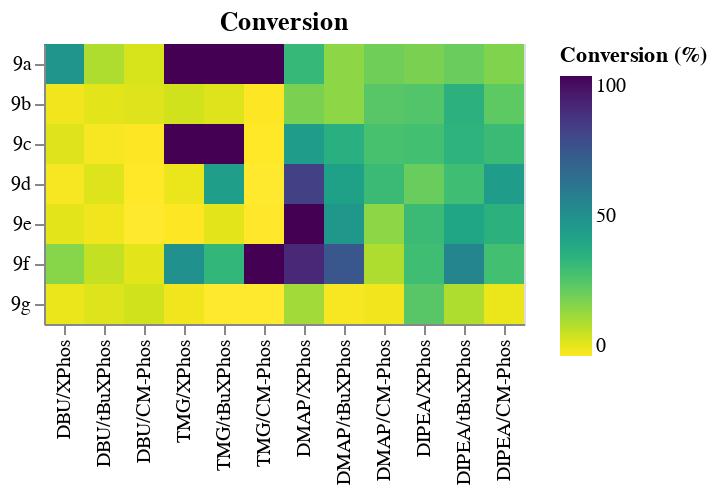

This figure's notebook cell:
### Code cell
heatmap = alt.Chart(results_rounded, title = 'Conversion').mark_rect().encode(
            x=alt.X('B/L', sort=row_order, axis=alt.Axis(title=None)),
            y=alt.Y('protected_cyanohydrin', axis=alt.Axis(title=None)),
            color=alt.Color('conversion', title="Conversion (%)", scale=alt.Scale(domain=['0','100'], scheme='viridis', reverse=True))
            )
text = alt.Chart(results_rounded, title = 'Conversion').mark_text().encode(
            x=alt.X('B/L', sort=row_order),
            y=alt.Y('protected_cyanohydrin'),
            text='conversion'
            )

display(heatmap)

### Figure 1 — Vega-Lite specification as saved in the notebook (floating-point values rounded to 4 significant figures)
{"config": {"view": {"continuousWidth": 400, "continuousHeight": 300}}, "data": {"name": "data-e7378bb00550fa3028354aca50b49605"}, "mark": "rect", "encoding": {"color": {"field": "conversion", "scale": {"domain": ["0", "100"], "reverse": true, "scheme": "viridis"}, "title": "Conversion (%)", "type": "quantitative"}, "x": {"axis": {"title": null}, "field": "B/L", "sort": ["1", "2", "3", "4", "5", "6", "7", "8", "9", "10", "11", "12"], "type": "nominal"}, "y": {"axis": {"title": null}, "field": "protected_cyanohydrin", "type": "nominal"}}, "title": "Conversion", "$schema": "https://vega.github.io/schema/vega-lite/v4.17.0.json", "datasets": {"data-e7378bb00550fa3028354aca50b49605": [{"2-chlorotoluene": 0.03122, "o-tolunitrile": 0.02615, "tetralin": 72910.0, "column": "1", "row": "1", "path": "C:\\Users\\GMJAZ\\OneDrive - Bayer\\Personal Data\\GitHub\\mocca\\notebooks\\cyanation_data\\09072021_sample_4.txt", "conversion": 48.0, "yield": 44.0, "unknown_3": 339500.0, "unknown_3_rel_area": 4.657, "protected_cyanohydrin": "9a", "B/L": "DBU/XPhos"}, {"2-chlorotoluene": 0.05301, "o-tolunitrile": 0.003441, "tetralin": 69100.0, "column": "2", "row": "1", "path": "C:\\Users\\GMJAZ\\OneDrive - Bayer\\Personal Data\\GitHub\\mocca\\notebooks\\cyanation_data\\09072021_sample_5.txt", "conversion": 12.0, "yield": 6.0, "unknown_3": 301700.0, "unknown_3_rel_area": 4.367, "protected_cyanohydrin": "9a", "B/L": "DBU/tBuXPhos"}, {"2-chlorotoluene": 0.05619, "o-tolunitrile": 0.0, "tetralin": 66690.0, "column": "3", "row": "1", "path": "C:\\Users\\GMJAZ\\OneDrive - Bayer\\Personal Data\\GitHub\\mocca\\notebooks\\cyanation_data\\09072021_sample_6.txt", "conversion": 6.0, "yield": 0.0, "unknown_3": 288500.0, "unknown_3_rel_area": 4.326, "protected_cyanohydrin": "9a", "B/L": "DBU/CM-Phos"}, {"2-chlorotoluene": 0.0, "o-tolunitrile": 0.04074, "tetralin": 72700.0, "column": "4", "row": "1", "path": "C:\\Users\\GMJAZ\\OneDrive - Bayer\\Personal Data\\GitHub\\mocca\\notebooks\\cyanation_data\\09072021_sample_7.txt", "conversion": 100.0, "yield": 68.0, "unknown_3": 279500.0, "unknown_3_rel_area": 3.845, "protected_cyanohydrin": "9a", "B/L": "TMG/XPhos"}, {"2-chlorotoluene": 0.0, "o-tolunitrile": 0.02907, "tetralin": 66780.0, "column": "5", "row": "1", "path": "C:\\Users\\GMJAZ\\OneDrive - Bayer\\Personal Data\\GitHub\\mocca\\notebooks\\cyanation_data\\09072021_sample_8.txt", "conversion": 100.0, "yield": 48.0, "unknown_3": 246800.0, "unknown_3_rel_area": 3.695, "protected_cyanohydrin": "9a", "B/L": "TMG/tBuXPhos"}, {"2-chlorotoluene": 0.0, "o-tolunitrile": 0.04978, "tetralin": 75270.0, "column": "6", "row": "1", "path": "C:\\Users\\GMJAZ\\OneDrive - Bayer\\Personal Data\\GitHub\\mocca\\notebooks\\cyanation_data\\09072021_sample_9.txt", "conversion": 100.0, "yield": 83.0, "unknown_3": 320400.0, "unknown_3_rel_area": 4.257, "protected_cyanohydrin": "9a", "B/L": "TMG/CM-Phos"}, {"2-chlorotoluene": 0.04003, "o-tolunitrile": 0.009335, "tetralin": 93320.0, "column": "7", "row": "1", "path": "C:\\Users\\GMJAZ\\OneDrive - Bayer\\Personal Data\\GitHub\\mocca\\notebooks\\cyanation_data\\09072021_sample_10.txt", "conversion": 33.0, "yield": 16.0, "unknown_3": 89180.0, "unknown_3_rel_area": 0.9557, "protected_cyanohydrin": "9a", "B/L": "DMAP/XPhos"}, {"2-chlorotoluene": 0.04964, "o-tolunitrile": 0.004025, "tetralin": 59200.0, "column": "8", "row": "1", "path": "C:\\Users\\GMJAZ\\OneDrive - Bayer\\Personal Data\\GitHub\\mocca\\notebooks\\cyanation_data\\09072021_sample_11.txt", "conversion": 17.0, "yield": 7.0, "unknown_3": 40680.0, "unknown_3_rel_area": 0.6872, "protected_cyanohydrin": "9a", "B/L": "DMAP/tBuXPhos"}, {"2-chlorotoluene": 0.0468, "o-tolunitrile": 0.008247, "tetralin": 65570.0, "column": "9", "row": "1", "path": "C:\\Users\\GMJAZ\\OneDrive - Bayer\\Personal Data\\GitHub\\mocca\\notebooks\\cyanation_data\\09072021_sample_12.txt", "conversion": 22.0, "yield": 14.0, "unknown_3": 60160.0, "unknown_3_rel_area": 0.9175, "protected_cyanohydrin": "9a", "B/L": "DMAP/CM-Phos"}, {"2-chlorotoluene": 0.0479, "o-tolunitrile": 0.0, "tetralin": 64290.0, "column": "10", "row": "1", "path": "C:\\Users\\GMJAZ\\OneDrive - Bayer\\Personal Data\\GitHub\\mocca\\notebooks\\cyanation_data\\09072021_sample_13.txt", "conversion": 20.0, "yield": 0.0, "unknown_3": 0.0, "unknown_3_rel_area": 0.0, "protected_cyanohydrin": "9a", "B/L": "DIPEA/XPhos"}, {"2-chlorotoluene": 0.04628, "o-tolunitrile": 0.0, "tetralin": 62540.0, "column": "11", "row": "1", "path": "C:\\Users\\GMJAZ\\OneDrive - Bayer\\Personal Data\\GitHub\\mocca\\notebooks\\cyanation_data\\09072021_sample_14.txt", "conversion": 23.0, "yield": 0.0, "unknown_3": 0.0, "unknown_3_rel_area": 0.0, "protected_cyanohydrin": "9a", "B/L": "DIPEA/tBuXPhos"}, {"2-chlorotoluene": 0.04832, "o-tolunitrile": 0.0, "tetralin": 60390.0, "column": "12", "row": "1", "path": "C:\\Users\\GMJAZ\\OneDrive - Bayer\\Personal Data\\GitHub\\mocca\\notebooks\\cyanation_data\\09072021_sample_15.txt", "conversion": 19.0, "yield": 0.0, "unknown_3": 0.0, "unknown_3_rel_area": 0.0, "protected_cyanohydrin": "9a", "B/L": "DIPEA/CM-Phos"}, {"2-chlorotoluene": 0.0589, "o-tolunitrile": 0.0, "tetralin": 69100.0, "column": "1", "row": "2", "path": "C:\\Users\\GMJAZ\\OneDrive - Bayer\\Personal Data\\GitHub\\mocca\\notebooks\\cyanation_data\\09072021_sample_16.txt", "conversion": 2.0, "yield": 0.0, "unknown_3": 0.0, "unknown_3_rel_area": 0.0, "protected_cyanohydrin": "9b", "B/L": "DBU/XPhos"}, {"2-chlorotoluene": 0.05759, "o-tolunitrile": 0.001389, "tetralin": 62910.0, "column": "2", "row": "2", "path": "C:\\Users\\GMJAZ\\OneDrive - Bayer\\Personal Data\\GitHub\\mocca\\notebooks\\cyanation_data\\09072021_sample_17.txt", "conversion": 4.0, "yield": 2.0, "unknown_3": 0.0, "unknown_3_rel_area": 0.0, "protected_cyanohydrin": "9b", "B/L": "DBU/tBuXPhos"}, {"2-chlorotoluene": 0.0572, "o-tolunitrile": 0.0, "tetralin": 67540.0, "column": "3", "row": "2", "path": "C:\\Users\\GMJAZ\\OneDrive - Bayer\\Personal Data\\GitHub\\mocca\\notebooks\\cyanation_data\\09072021_sample_18.txt", "conversion": 5.0, "yield": 0.0, "unknown_3": 0.0, "unknown_3_rel_area": 0.0, "protected_cyanohydrin": "9b", "B/L": "DBU/CM-Phos"}, {"2-chlorotoluene": 0.05577, "o-tolunitrile": 0.001298, "tetralin": 67720.0, "column": "4", "row": "2", "path": "C:\\Users\\GMJAZ\\OneDrive - Bayer\\Personal Data\\GitHub\\mocca\\notebooks\\cyanation_data\\09072021_sample_19.txt", "conversion": 7.0, "yield": 2.0, "unknown_3": 0.0, "unknown_3_rel_area": 0.0, "protected_cyanohydrin": "9b", "B/L": "TMG/XPhos"}, {"2-chlorotoluene": 0.05696, "o-tolunitrile": 0.002916, "tetralin": 60570.0, "column": "5", "row": "2", "path": "C:\\Users\\GMJAZ\\OneDrive - Bayer\\Personal Data\\GitHub\\mocca\\notebooks\\cyanation_data\\09072021_sample_20.txt", "conversion": 5.0, "yield": 5.0, "unknown_3": 0.0, "unknown_3_rel_area": 0.0, "protected_cyanohydrin": "9b", "B/L": "TMG/tBuXPhos"}, {"2-chlorotoluene": 0.0602, "o-tolunitrile": 0.0, "tetralin": 62220.0, "column": "6", "row": "2", "path": "C:\\Users\\GMJAZ\\OneDrive - Bayer\\Personal Data\\GitHub\\mocca\\notebooks\\cyanation_data\\09072021_sample_21.txt", "conversion": -0.0, "yield": 0.0, "unknown_3": 0.0, "unknown_3_rel_area": 0.0, "protected_cyanohydrin": "9b", "B/L": "TMG/CM-Phos"}, {"2-chlorotoluene": 0.04791, "o-tolunitrile": 0.01438, "tetralin": 63780.0, "column": "7", "row": "2", "path": "C:\\Users\\GMJAZ\\OneDrive - Bayer\\Personal Data\\GitHub\\mocca\\notebooks\\cyanation_data\\09072021_sample_22.txt", "conversion": 20.0, "yield": 24.0, "unknown_3": 0.0, "unknown_3_rel_area": 0.0, "protected_cyanohydrin": "9b", "B/L": "DMAP/XPhos"}, {"2-chlorotoluene": 0.04998, "o-tolunitrile": 0.006925, "tetralin": 59390.0, "column": "8", "row": "2", "path": "C:\\Users\\GMJAZ\\OneDrive - Bayer\\Personal Data\\GitHub\\mocca\\notebooks\\cyanation_data\\09072021_sample_23.txt", "conversion": 17.0, "yield": 12.0, "unknown_3": 0.0, "unknown_3_rel_area": 0.0, "protected_cyanohydrin": "9b", "B/L": "DMAP/tBuXPhos"}, {"2-chlorotoluene": 0.04449, "o-tolunitrile": 0.01277, "tetralin": 60460.0, "column": "9", "row": "2", "path": "C:\\Users\\GMJAZ\\OneDrive - Bayer\\Personal Data\\GitHub\\mocca\\notebooks\\cyanation_data\\09072021_sample_24.txt", "conversion": 26.0, "yield": 21.0, "unknown_3": 0.0, "unknown_3_rel_area": 0.0, "protected_cyanohydrin": "9b", "B/L": "DMAP/CM-Phos"}, {"2-chlorotoluene": 0.0436, "o-tolunitrile": 0.003388, "tetralin": 64170.0, "column": "10", "row": "2", "path": "C:\\Users\\GMJAZ\\OneDrive - Bayer\\Personal Data\\GitHub\\mocca\\notebooks\\cyanation_data\\09072021_sample_25.txt", "conversion": 27.0, "yield": 6.0, "unknown_3": 0.0, "unknown_3_rel_area": 0.0, "protected_cyanohydrin": "9b", "B/L": "DIPEA/XPhos"}, {"2-chlorotoluene": 0.03837, "o-tolunitrile": 0.0, "tetralin": 57690.0, "column": "11", "row": "2", "path": "C:\\Users\\GMJAZ\\OneDrive - Bayer\\Personal Data\\GitHub\\mocca\\notebooks\\cyanation_data\\09072021_sample_26.txt", "conversion": 36.0, "yield": 0.0, "unknown_3": 0.0, "unknown_3_rel_area": 0.0, "protected_cyanohydrin": "9b", "B/L": "DIPEA/tBuXPhos"}, {"2-chlorotoluene": 0.04478, "o-tolunitrile": 0.003252, "tetralin": 93690.0, "column": "12", "row": "2", "path": "C:\\Users\\GMJAZ\\OneDrive - Bayer\\Personal Data\\GitHub\\mocca\\notebooks\\cyanation_data\\09072021_sample_27.txt", "conversion": 25.0, "yield": 5.0, "unknown_3": 0.0, "unknown_3_rel_area": 0.0, "protected_cyanohydrin": "9b", "B/L": "DIPEA/CM-Phos"}, {"2-chlorotoluene": 0.05682, "o-tolunitrile": 0.0, "tetralin": 67260.0, "column": "1", "row": "3", "path": "C:\\Users\\GMJAZ\\OneDrive - Bayer\\Personal Data\\GitHub\\mocca\\notebooks\\cyanation_data\\09072021_sample_28.txt", "conversion": 5.0, "yield": 0.0, "unknown_3": 0.0, "unknown_3_rel_area": 0.0, "protected_cyanohydrin": "9c", "B/L": "DBU/XPhos"}, {"2-chlorotoluene": 0.05946, "o-tolunitrile": 0.0, "tetralin": 61800.0, "column": "2", "row": "3", "path": "C:\\Users\\GMJAZ\\OneDrive - Bayer\\Personal Data\\GitHub\\mocca\\notebooks\\cyanation_data\\09072021_sample_29.txt", "conversion": 1.0, "yield": 0.0, "unknown_3": 0.0, "unknown_3_rel_area": 0.0, "protected_cyanohydrin": "9c", "B/L": "DBU/tBuXPhos"}, {"2-chlorotoluene": 0.06017, "o-tolunitrile": 0.0, "tetralin": 63310.0, "column": "3", "row": "3", "path": "C:\\Users\\GMJAZ\\OneDrive - Bayer\\Personal Data\\GitHub\\mocca\\notebooks\\cyanation_data\\09072021_sample_30.txt", "conversion": -0.0, "yield": 0.0, "unknown_3": 0.0, "unknown_3_rel_area": 0.0, "protected_cyanohydrin": "9c", "B/L": "DBU/CM-Phos"}, {"2-chlorotoluene": 0.0, "o-tolunitrile": 0.05581, "tetralin": 64890.0, "column": "4", "row": "3", "path": "C:\\Users\\GMJAZ\\OneDrive - Bayer\\Personal Data\\GitHub\\mocca\\notebooks\\cyanation_data\\09072021_sample_31.txt", "conversion": 100.0, "yield": 93.0, "unknown_3": 0.0, "unknown_3_rel_area": 0.0, "protected_cyanohydrin": "9c", "B/L": "TMG/XPhos"}, {"2-chlorotoluene": 0.0, "o-tolunitrile": 0.04693, "tetralin": 60000.0, "column": "5", "row": "3", "path": "C:\\Users\\GMJAZ\\OneDrive - Bayer\\Personal Data\\GitHub\\mocca\\notebooks\\cyanation_data\\09072021_sample_32.txt", "conversion": 100.0, "yield": 78.0, "unknown_3": 0.0, "unknown_3_rel_area": 0.0, "protected_cyanohydrin": "9c", "B/L": "TMG/tBuXPhos"}, {"2-chlorotoluene": 0.06061, "o-tolunitrile": 0.0, "tetralin": 60040.0, "column": "6", "row": "3", "path": "C:\\Users\\GMJAZ\\OneDrive - Bayer\\Personal Data\\GitHub\\mocca\\notebooks\\cyanation_data\\09072021_sample_33.txt", "conversion": -1.0, "yield": 0.0, "unknown_3": 0.0, "unknown_3_rel_area": 0.0, "protected_cyanohydrin": "9c", "B/L": "TMG/CM-Phos"}, {"2-chlorotoluene": 0.03307, "o-tolunitrile": 0.02831, "tetralin": 62280.0, "column": "7", "row": "3", "path": "C:\\Users\\GMJAZ\\OneDrive - Bayer\\Personal Data\\GitHub\\mocca\\notebooks\\cyanation_data\\09072021_sample_34.txt", "conversion": 45.0, "yield": 47.0, "unknown_3": 0.0, "unknown_3_rel_area": 0.0, "protected_cyanohydrin": "9c", "B/L": "DMAP/XPhos"}, {"2-chlorotoluene": 0.03777, "o-tolunitrile": 0.01439, "tetralin": 58190.0, "column": "8", "row": "3", "path": "C:\\Users\\GMJAZ\\OneDrive - Bayer\\Personal Data\\GitHub\\mocca\\notebooks\\cyanation_data\\09072021_sample_35.txt", "conversion": 37.0, "yield": 24.0, "unknown_3": 0.0, "unknown_3_rel_area": 0.0, "protected_cyanohydrin": "9c", "B/L": "DMAP/tBuXPhos"}, {"2-chlorotoluene": 0.04285, "o-tolunitrile": 0.01464, "tetralin": 69880.0, "column": "9", "row": "3", "path": "C:\\Users\\GMJAZ\\OneDrive - Bayer\\Personal Data\\GitHub\\mocca\\notebooks\\cyanation_data\\09072021_sample_36.txt", "conversion": 29.0, "yield": 24.0, "unknown_3": 0.0, "unknown_3_rel_area": 0.0, "protected_cyanohydrin": "9c", "B/L": "DMAP/CM-Phos"}, {"2-chlorotoluene": 0.04227, "o-tolunitrile": 0.002106, "tetralin": 61430.0, "column": "10", "row": "3", "path": "C:\\Users\\GMJAZ\\OneDrive - Bayer\\Personal Data\\GitHub\\mocca\\notebooks\\cyanation_data\\09072021_sample_37.txt", "conversion": 30.0, "yield": 4.0, "unknown_3": 0.0, "unknown_3_rel_area": 0.0, "protected_cyanohydrin": "9c", "B/L": "DIPEA/XPhos"}, {"2-chlorotoluene": 0.03901, "o-tolunitrile": 0.0, "tetralin": 66400.0, "column": "11", "row": "3", "path": "C:\\Users\\GMJAZ\\OneDrive - Bayer\\Personal Data\\GitHub\\mocca\\notebooks\\cyanation_data\\09072021_sample_38.txt", "conversion": 35.0, "yield": 0.0, "unknown_3": 0.0, "unknown_3_rel_area": 0.0, "protected_cyanohydrin": "9c", "B/L": "DIPEA/tBuXPhos"}, {"2-chlorotoluene": 0.04087, "o-tolunitrile": 0.002042, "tetralin": 128800.0, "column": "12", "row": "3", "path": "C:\\Users\\GMJAZ\\OneDrive - Bayer\\Personal Data\\GitHub\\mocca\\notebooks\\cyanation_data\\09072021_sample_39.txt", "conversion": 32.0, "yield": 3.0, "unknown_3": 0.0, "unknown_3_rel_area": 0.0, "protected_cyanohydrin": "9c", "B/L": "DIPEA/CM-Phos"}, {"2-chlorotoluene": 0.0597, "o-tolunitrile": 0.0, "tetralin": 71230.0, "column": "1", "row": "4", "path": "C:\\Users\\GMJAZ\\OneDrive - Bayer\\Personal Data\\GitHub\\mocca\\notebooks\\cyanation_data\\09072021_sample_40.txt", "conversion": 1.0, "yield": 0.0, "unknown_3": 323100.0, "unknown_3_rel_area": 4.536, "protected_cyanohydrin": "9d", "B/L": "DBU/XPhos"}, {"2-chlorotoluene": 0.05718, "o-tolunitrile": 0.0, "tetralin": 70520.0, "column": "2", "row": "4", "path": "C:\\Users\\GMJAZ\\OneDrive - Bayer\\Personal Data\\GitHub\\mocca\\notebooks\\cyanation_data\\09072021_sample_41.txt", "conversion": 5.0, "yield": 0.0, "unknown_3": 322500.0, "unknown_3_rel_area": 4.573, "protected_cyanohydrin": "9d", "B/L": "DBU/tBuXPhos"}, {"2-chlorotoluene": 0.0605, "o-tolunitrile": 0.0, "tetralin": 72200.0, "column": "3", "row": "4", "path": "C:\\Users\\GMJAZ\\OneDrive - Bayer\\Personal Data\\GitHub\\mocca\\notebooks\\cyanation_data\\09072021_sample_42.txt", "conversion": -1.0, "yield": 0.0, "unknown_3": 349400.0, "unknown_3_rel_area": 4.84, "protected_cyanohydrin": "9d", "B/L": "DBU/CM-Phos"}, {"2-chlorotoluene": 0.05829, "o-tolunitrile": 0.001535, "tetralin": 76000.0, "column": "4", "row": "4", "path": "C:\\Users\\GMJAZ\\OneDrive - Bayer\\Personal Data\\GitHub\\mocca\\notebooks\\cyanation_data\\09072021_sample_43.txt", "conversion": 3.0, "yield": 3.0, "unknown_3": 347700.0, "unknown_3_rel_area": 4.575, "protected_cyanohydrin": "9d", "B/L": "TMG/XPhos"}, {"2-chlorotoluene": 0.03343, "o-tolunitrile": 0.02656, "tetralin": 66340.0, "column": "5", "row": "4", "path": "C:\\Users\\GMJAZ\\OneDrive - Bayer\\Personal Data\\GitHub\\mocca\\notebooks\\cyanation_data\\09072021_sample_44.txt", "conversion": 44.0, "yield": 44.0, "unknown_3": 305100.0, "unknown_3_rel_area": 4.599, "protected_cyanohydrin": "9d", "B/L": "TMG/tBuXPhos"}, {"2-chlorotoluene": 0.06194, "o-tolunitrile": 0.0, "tetralin": 67920.0, "column": "6", "row": "4", "path": "C:\\Users\\GMJAZ\\OneDrive - Bayer\\Personal Data\\GitHub\\mocca\\notebooks\\cyanation_data\\09072021_sample_45.txt", "conversion": -3.0, "yield": 0.0, "unknown_3": 323700.0, "unknown_3_rel_area": 4.767, "protected_cyanohydrin": "9d", "B/L": "TMG/CM-Phos"}, {"2-chlorotoluene": 0.01162, "o-tolunitrile": 0.05148, "tetralin": 69010.0, "column": "7", "row": "4", "path": "C:\\Users\\GMJAZ\\OneDrive - Bayer\\Personal Data\\GitHub\\mocca\\notebooks\\cyanation_data\\09072021_sample_46.txt", "conversion": 81.0, "yield": 86.0, "unknown_3": 258300.0, "unknown_3_rel_area": 3.744, "protected_cyanohydrin": "9d", "B/L": "DMAP/XPhos"}, {"2-chlorotoluene": 0.0339, "o-tolunitrile": 0.02327, "tetralin": 64580.0, "column": "8", "row": "4", "path": "C:\\Users\\GMJAZ\\OneDrive - Bayer\\Personal Data\\GitHub\\mocca\\notebooks\\cyanation_data\\09072021_sample_47.txt", "conversion": 43.0, "yield": 39.0, "unknown_3": 248200.0, "unknown_3_rel_area": 3.842, "protected_cyanohydrin": "9d", "B/L": "DMAP/tBuXPhos"}, {"2-chlorotoluene": 0.04107, "o-tolunitrile": 0.008536, "tetralin": 103600.0, "column": "9", "row": "4", "path": "C:\\Users\\GMJAZ\\OneDrive - Bayer\\Personal Data\\GitHub\\mocca\\notebooks\\cyanation_data\\09072021_sample_48.txt", "conversion": 32.0, "yield": 14.0, "unknown_3": 567600.0, "unknown_3_rel_area": 5.48, "protected_cyanohydrin": "9d", "B/L": "DMAP/CM-Phos"}, {"2-chlorotoluene": 0.04628, "o-tolunitrile": 0.003172, "tetralin": 62520.0, "column": "10", "row": "4", "path": "C:\\Users\\GMJAZ\\OneDrive - Bayer\\Personal Data\\GitHub\\mocca\\notebooks\\cyanation_data\\09072021_sample_49.txt", "conversion": 23.0, "yield": 5.0, "unknown_3": 14040.0, "unknown_3_rel_area": 0.2246, "protected_cyanohydrin": "9d", "B/L": "DIPEA/XPhos"}, {"2-chlorotoluene": 0.04148, "o-tolunitrile": 0.0013, "tetralin": 84070.0, "column": "11", "row": "4", "path": "C:\\Users\\GMJAZ\\OneDrive - Bayer\\Personal Data\\GitHub\\mocca\\notebooks\\cyanation_data\\09072021_sample_50.txt", "conversion": 31.0, "yield": 2.0, "unknown_3": 18470.0, "unknown_3_rel_area": 0.2197, "protected_cyanohydrin": "9d", "B/L": "DIPEA/tBuXPhos"}, {"2-chlorotoluene": 0.03295, "o-tolunitrile": 0.004486, "tetralin": 193700.0, "column": "12", "row": "4", "path": "C:\\Users\\GMJAZ\\OneDrive - Bayer\\Personal Data\\GitHub\\mocca\\notebooks\\cyanation_data\\09072021_sample_51.txt", "conversion": 45.0, "yield": 7.0, "unknown_3": 0.0, "unknown_3_rel_area": 0.0, "protected_cyanohydrin": "9d", "B/L": "DIPEA/CM-Phos"}, {"2-chlorotoluene": 0.05771, "o-tolunitrile": 0.0, "tetralin": 63040.0, "column": "1", "row": "5", "path": "C:\\Users\\GMJAZ\\OneDrive - Bayer\\Personal Data\\GitHub\\mocca\\notebooks\\cyanation_data\\09072021_sample_52.txt", "conversion": 4.0, "yield": 0.0, "unknown_3": 0.0, "unknown_3_rel_area": 0.0, "protected_cyanohydrin": "9e", "B/L": "DBU/XPhos"}, {"2-chlorotoluene": 0.05908, "o-tolunitrile": 0.0, "tetralin": 60390.0, "column": "2", "row": "5", "path": "C:\\Users\\GMJAZ\\OneDrive - Bayer\\Personal Data\\GitHub\\mocca\\notebooks\\cyanation_data\\09072021_sample_53.txt", "conversion": 2.0, "yield": 0.0, "unknown_3": 0.0, "unknown_3_rel_area": 0.0, "protected_cyanohydrin": "9e", "B/L": "DBU/tBuXPhos"}, {"2-chlorotoluene": 0.06194, "o-tolunitrile": 0.0, "tetralin": 58870.0, "column": "3", "row": "5", "path": "C:\\Users\\GMJAZ\\OneDrive - Bayer\\Personal Data\\GitHub\\mocca\\notebooks\\cyanation_data\\09072021_sample_54.txt", "conversion": -3.0, "yield": 0.0, "unknown_3": 0.0, "unknown_3_rel_area": 0.0, "protected_cyanohydrin": "9e", "B/L": "DBU/CM-Phos"}, {"2-chlorotoluene": 0.06002, "o-tolunitrile": 0.0, "tetralin": 66360.0, "column": "4", "row": "5", "path": "C:\\Users\\GMJAZ\\OneDrive - Bayer\\Personal Data\\GitHub\\mocca\\notebooks\\cyanation_data\\09072021_sample_55.txt", "conversion": -0.0, "yield": 0.0, "unknown_3": 0.0, "unknown_3_rel_area": 0.0, "protected_cyanohydrin": "9e", "B/L": "TMG/XPhos"}, {"2-chlorotoluene": 0.05776, "o-tolunitrile": 0.0, "tetralin": 61670.0, "column": "5", "row": "5", "path": "C:\\Users\\GMJAZ\\OneDrive - Bayer\\Personal Data\\GitHub\\mocca\\notebooks\\cyanation_data\\09072021_sample_56.txt", "conversion": 4.0, "yield": 0.0, "unknown_3": 0.0, "unknown_3_rel_area": 0.0, "protected_cyanohydrin": "9e", "B/L": "TMG/tBuXPhos"}, {"2-chlorotoluene": 0.06142, "o-tolunitrile": 0.0, "tetralin": 62690.0, "column": "6", "row": "5", "path": "C:\\Users\\GMJAZ\\OneDrive - Bayer\\Personal Data\\GitHub\\mocca\\notebooks\\cyanation_data\\09072021_sample_57.txt", "conversion": -2.0, "yield": 0.0, "unknown_3": 0.0, "unknown_3_rel_area": 0.0, "protected_cyanohydrin": "9e", "B/L": "TMG/CM-Phos"}, {"2-chlorotoluene": 0.0, "o-tolunitrile": 0.05655, "tetralin": 66780.0, "column": "7", "row": "5", "path": "C:\\Users\\GMJAZ\\OneDrive - Bayer\\Personal Data\\GitHub\\mocca\\notebooks\\cyanation_data\\09072021_sample_58.txt", "conversion": 100.0, "yield": 94.0, "unknown_3": 0.0, "unknown_3_rel_area": 0.0, "protected_cyanohydrin": "9e", "B/L": "DMAP/XPhos"}, {"2-chlorotoluene": 0.0316, "o-tolunitrile": 0.02676, "tetralin": 56940.0, "column": "8", "row": "5", "path": "C:\\Users\\GMJAZ\\OneDrive - Bayer\\Personal Data\\GitHub\\mocca\\notebooks\\cyanation_data\\09072021_sample_59.txt", "conversion": 47.0, "yield": 45.0, "unknown_3": 0.0, "unknown_3_rel_area": 0.0, "protected_cyanohydrin": "9e", "B/L": "DMAP/tBuXPhos"}, {"2-chlorotoluene": 0.04981, "o-tolunitrile": 0.001835, "tetralin": 78420.0, "column": "9", "row": "5", "path": "C:\\Users\\GMJAZ\\OneDrive - Bayer\\Personal Data\\GitHub\\mocca\\notebooks\\cyanation_data\\09072021_sample_60.txt", "conversion": 17.0, "yield": 3.0, "unknown_3": 0.0, "unknown_3_rel_area": 0.0, "protected_cyanohydrin": "9e", "B/L": "DMAP/CM-Phos"}, {"2-chlorotoluene": 0.04087, "o-tolunitrile": 0.01011, "tetralin": 62430.0, "column": "10", "row": "5", "path": "C:\\Users\\GMJAZ\\OneDrive - Bayer\\Personal Data\\GitHub\\mocca\\notebooks\\cyanation_data\\09072021_sample_61.txt", "conversion": 32.0, "yield": 17.0, "unknown_3": 0.0, "unknown_3_rel_area": 0.0, "protected_cyanohydrin": "9e", "B/L": "DIPEA/XPhos"}, {"2-chlorotoluene": 0.03558, "o-tolunitrile": 0.003315, "tetralin": 141800.0, "column": "11", "row": "5", "path": "C:\\Users\\GMJAZ\\OneDrive - Bayer\\Personal Data\\GitHub\\mocca\\notebooks\\cyanation_data\\09072021_sample_62.txt", "conversion": 41.0, "yield": 6.0, "unknown_3": 0.0, "unknown_3_rel_area": 0.0, "protected_cyanohydrin": "9e", "B/L": "DIPEA/tBuXPhos"}, {"2-chlorotoluene": 0.03816, "o-tolunitrile": 0.01116, "tetralin": 93780.0, "column": "12", "row": "5", "path": "C:\\Users\\GMJAZ\\OneDrive - Bayer\\Personal Data\\GitHub\\mocca\\notebooks\\cyanation_data\\09072021_sample_63.txt", "conversion": 36.0, "yield": 19.0, "unknown_3": 0.0, "unknown_3_rel_area": 0.0, "protected_cyanohydrin": "9e", "B/L": "DIPEA/CM-Phos"}, {"2-chlorotoluene": 0.04891, "o-tolunitrile": 0.01081, "tetralin": 59900.0, "column": "1", "row": "6", "path": "C:\\Users\\GMJAZ\\OneDrive - Bayer\\Personal Data\\GitHub\\mocca\\notebooks\\cyanation_data\\09072021_sample_64.txt", "conversion": 18.0, "yield": 18.0, "unknown_3": 0.0, "unknown_3_rel_area": 0.0, "protected_cyanohydrin": "9f", "B/L": "DBU/XPhos"}, {"2-chlorotoluene": 0.05456, "o-tolunitrile": 0.004106, "tetralin": 58750.0, "column": "2", "row": "6", "path": "C:\\Users\\GMJAZ\\OneDrive - Bayer\\Personal Data\\GitHub\\mocca\\notebooks\\cyanation_data\\09072021_sample_65.txt", "conversion": 9.0, "yield": 7.0, "unknown_3": 0.0, "unknown_3_rel_area": 0.0, "protected_cyanohydrin": "9f", "B/L": "DBU/tBuXPhos"}, {"2-chlorotoluene": 0.05755, "o-tolunitrile": 0.0, "tetralin": 74150.0, "column": "3", "row": "6", "path": "C:\\Users\\GMJAZ\\OneDrive - Bayer\\Personal Data\\GitHub\\mocca\\notebooks\\cyanation_data\\09072021_sample_66.txt", "conversion": 4.0, "yield": 0.0, "unknown_3": 0.0, "unknown_3_rel_area": 0.0, "protected_cyanohydrin": "9f", "B/L": "DBU/CM-Phos"}, {"2-chlorotoluene": 0.0301, "o-tolunitrile": 0.02818, "tetralin": 61030.0, "column": "4", "row": "6", "path": "C:\\Users\\GMJAZ\\OneDrive - Bayer\\Personal Data\\GitHub\\mocca\\notebooks\\cyanation_data\\09072021_sample_67.txt", "conversion": 50.0, "yield": 47.0, "unknown_3": 0.0, "unknown_3_rel_area": 0.0, "protected_cyanohydrin": "9f", "B/L": "TMG/XPhos"}, {"2-chlorotoluene": 0.03939, "o-tolunitrile": 0.01617, "tetralin": 58170.0, "column": "5", "row": "6", "path": "C:\\Users\\GMJAZ\\OneDrive - Bayer\\Personal Data\\GitHub\\mocca\\notebooks\\cyanation_data\\09072021_sample_68.txt", "conversion": 34.0, "yield": 27.0, "unknown_3": 0.0, "unknown_3_rel_area": 0.0, "protected_cyanohydrin": "9f", "B/L": "TMG/tBuXPhos"}, {"2-chlorotoluene": 0.0, "o-tolunitrile": 0.04654, "tetralin": 60860.0, "column": "6", "row": "6", "path": "C:\\Users\\GMJAZ\\OneDrive - Bayer\\Personal Data\\GitHub\\mocca\\notebooks\\cyanation_data\\09072021_sample_69.txt", "conversion": 100.0, "yield": 78.0, "unknown_3": 0.0, "unknown_3_rel_area": 0.0, "protected_cyanohydrin": "9f", "B/L": "TMG/CM-Phos"}, {"2-chlorotoluene": 0.006588, "o-tolunitrile": 0.05462, "tetralin": 75880.0, "column": "7", "row": "6", "path": "C:\\Users\\GMJAZ\\OneDrive - Bayer\\Personal Data\\GitHub\\mocca\\notebooks\\cyanation_data\\09072021_sample_70.txt", "conversion": 89.0, "yield": 91.0, "unknown_3": 0.0, "unknown_3_rel_area": 0.0, "protected_cyanohydrin": "9f", "B/L": "DMAP/XPhos"}, {"2-chlorotoluene": 0.01627, "o-tolunitrile": 0.03821, "tetralin": 109600.0, "column": "8", "row": "6", "path": "C:\\Users\\GMJAZ\\OneDrive - Bayer\\Personal Data\\GitHub\\mocca\\notebooks\\cyanation_data\\09072021_sample_71.txt", "conversion": 73.0, "yield": 64.0, "unknown_3": 0.0, "unknown_3_rel_area": 0.0, "protected_cyanohydrin": "9f", "B/L": "DMAP/tBuXPhos"}, {"2-chlorotoluene": 0.05309, "o-tolunitrile": 0.00287, "tetralin": 71720.0, "column": "9", "row": "6", "path": "C:\\Users\\GMJAZ\\OneDrive - Bayer\\Personal Data\\GitHub\\mocca\\notebooks\\cyanation_data\\09072021_sample_72.txt", "conversion": 12.0, "yield": 5.0, "unknown_3": 0.0, "unknown_3_rel_area": 0.0, "protected_cyanohydrin": "9f", "B/L": "DMAP/CM-Phos"}, {"2-chlorotoluene": 0.04155, "o-tolunitrile": 0.004775, "tetralin": 94510.0, "column": "10", "row": "6", "path": "C:\\Users\\GMJAZ\\OneDrive - Bayer\\Personal Data\\GitHub\\mocca\\notebooks\\cyanation_data\\09072021_sample_73.txt", "conversion": 31.0, "yield": 8.0, "unknown_3": 0.0, "unknown_3_rel_area": 0.0, "protected_cyanohydrin": "9f", "B/L": "DIPEA/XPhos"}, {"2-chlorotoluene": 0.02689, "o-tolunitrile": 0.00528, "tetralin": 211100.0, "column": "11", "row": "6", "path": "C:\\Users\\GMJAZ\\OneDrive - Bayer\\Personal Data\\GitHub\\mocca\\notebooks\\cyanation_data\\09072021_sample_74.txt", "conversion": 55.0, "yield": 9.0, "unknown_3": 0.0, "unknown_3_rel_area": 0.0, "protected_cyanohydrin": "9f", "B/L": "DIPEA/tBuXPhos"}, {"2-chlorotoluene": 0.04173, "o-tolunitrile": 0.00628, "tetralin": 61440.0, "column": "12", "row": "6", "path": "C:\\Users\\GMJAZ\\OneDrive - Bayer\\Personal Data\\GitHub\\mocca\\notebooks\\cyanation_data\\09072021_sample_75.txt", "conversion": 30.0, "yield": 10.0, "unknown_3": 0.0, "unknown_3_rel_area": 0.0, "protected_cyanohydrin": "9f", "B/L": "DIPEA/CM-Phos"}, {"2-chlorotoluene": 0.05799, "o-tolunitrile": 0.0, "tetralin": 62260.0, "column": "1", "row": "7", "path": "C:\\Users\\GMJAZ\\OneDrive - Bayer\\Personal Data\\GitHub\\mocca\\notebooks\\cyanation_data\\09072021_sample_76.txt", "conversion": 3.0, "yield": 0.0, "unknown_3": 0.0, "unknown_3_rel_area": 0.0, "protected_cyanohydrin": "9g", "B/L": "DBU/XPhos"}, {"2-chlorotoluene": 0.05725, "o-tolunitrile": 0.0, "tetralin": 86100.0, "column": "2", "row": "7", "path": "C:\\Users\\GMJAZ\\OneDrive - Bayer\\Personal Data\\GitHub\\mocca\\notebooks\\cyanation_data\\09072021_sample_77.txt", "conversion": 5.0, "yield": 0.0, "unknown_3": 0.0, "unknown_3_rel_area": 0.0, "protected_cyanohydrin": "9g", "B/L": "DBU/tBuXPhos"}, {"2-chlorotoluene": 0.0561, "o-tolunitrile": 0.0, "tetralin": 75090.0, "column": "3", "row": "7", "path": "C:\\Users\\GMJAZ\\OneDrive - Bayer\\Personal Data\\GitHub\\mocca\\notebooks\\cyanation_data\\09072021_sample_78.txt", "conversion": 7.0, "yield": 0.0, "unknown_3": 0.0, "unknown_3_rel_area": 0.0, "protected_cyanohydrin": "9g", "B/L": "DBU/CM-Phos"}, {"2-chlorotoluene": 0.05857, "o-tolunitrile": 0.0, "tetralin": 60720.0, "column": "4", "row": "7", "path": "C:\\Users\\GMJAZ\\OneDrive - Bayer\\Personal Data\\GitHub\\mocca\\notebooks\\cyanation_data\\09072021_sample_79.txt", "conversion": 2.0, "yield": 0.0, "unknown_3": 0.0, "unknown_3_rel_area": 0.0, "protected_cyanohydrin": "9g", "B/L": "TMG/XPhos"}, {"2-chlorotoluene": 0.06207, "o-tolunitrile": 0.0, "tetralin": 56150.0, "column": "5", "row": "7", "path": "C:\\Users\\GMJAZ\\OneDrive - Bayer\\Personal Data\\GitHub\\mocca\\notebooks\\cyanation_data\\09072021_sample_80.txt", "conversion": -3.0, "yield": 0.0, "unknown_3": 0.0, "unknown_3_rel_area": 0.0, "protected_cyanohydrin": "9g", "B/L": "TMG/tBuXPhos"}, {"2-chlorotoluene": 0.06185, "o-tolunitrile": 0.0, "tetralin": 63090.0, "column": "6", "row": "7", "path": "C:\\Users\\GMJAZ\\OneDrive - Bayer\\Personal Data\\GitHub\\mocca\\notebooks\\cyanation_data\\09072021_sample_81.txt", "conversion": -3.0, "yield": 0.0, "unknown_3": 0.0, "unknown_3_rel_area": 0.0, "protected_cyanohydrin": "9g", "B/L": "TMG/CM-Phos"}, {"2-chlorotoluene": 0.05178, "o-tolunitrile": 0.0, "tetralin": 137800.0, "column": "7", "row": "7", "path": "C:\\Users\\GMJAZ\\OneDrive - Bayer\\Personal Data\\GitHub\\mocca\\notebooks\\cyanation_data\\09072021_sample_82.txt", "conversion": 14.0, "yield": 0.0, "unknown_3": 0.0, "unknown_3_rel_area": 0.0, "protected_cyanohydrin": "9g", "B/L": "DMAP/XPhos"}, {"2-chlorotoluene": 0.05931, "o-tolunitrile": 0.0, "tetralin": 68120.0, "column": "8", "row": "7", "path": "C:\\Users\\GMJAZ\\OneDrive - Bayer\\Personal Data\\GitHub\\mocca\\notebooks\\cyanation_data\\09072021_sample_83.txt", "conversion": 1.0, "yield": 0.0, "unknown_3": 0.0, "unknown_3_rel_area": 0.0, "protected_cyanohydrin": "9g", "B/L": "DMAP/tBuXPhos"}, {"2-chlorotoluene": 0.05904, "o-tolunitrile": 0.0, "tetralin": 77370.0, "column": "9", "row": "7", "path": "C:\\Users\\GMJAZ\\OneDrive - Bayer\\Personal Data\\GitHub\\mocca\\notebooks\\cyanation_data\\09072021_sample_84.txt", "conversion": 2.0, "yield": 0.0, "unknown_3": 0.0, "unknown_3_rel_area": 0.0, "protected_cyanohydrin": "9g", "B/L": "DMAP/CM-Phos"}, {"2-chlorotoluene": 0.04445, "o-tolunitrile": 0.0, "tetralin": 162300.0, "column": "10", "row": "7", "path": "C:\\Users\\GMJAZ\\OneDrive - Bayer\\Personal Data\\GitHub\\mocca\\notebooks\\cyanation_data\\09072021_sample_85.txt", "conversion": 26.0, "yield": 0.0, "unknown_3": 0.0, "unknown_3_rel_area": 0.0, "protected_cyanohydrin": "9g", "B/L": "DIPEA/XPhos"}, {"2-chlorotoluene": 0.05263, "o-tolunitrile": 0.0, "tetralin": 64810.0, "column": "11", "row": "7", "path": "C:\\Users\\GMJAZ\\OneDrive - Bayer\\Personal Data\\GitHub\\mocca\\notebooks\\cyanation_data\\09072021_sample_86.txt", "conversion": 12.0, "yield": 0.0, "unknown_3": 0.0, "unknown_3_rel_area": 0.0, "protected_cyanohydrin": "9g", "B/L": "DIPEA/tBuXPhos"}, {"2-chlorotoluene": 0.05839, "o-tolunitrile": 0.0, "tetralin": 75710.0, "column": "12", "row": "7", "path": "C:\\Users\\GMJAZ\\OneDrive - Bayer\\Personal Data\\GitHub\\mocca\\notebooks\\cyanation_data\\09072021_sample_87.txt", "conversion": 3.0, "yield": 0.0, "unknown_3": 0.0, "unknown_3_rel_area": 0.0, "protected_cyanohydrin": "9g", "B/L": "DIPEA/CM-Phos"}]}}
